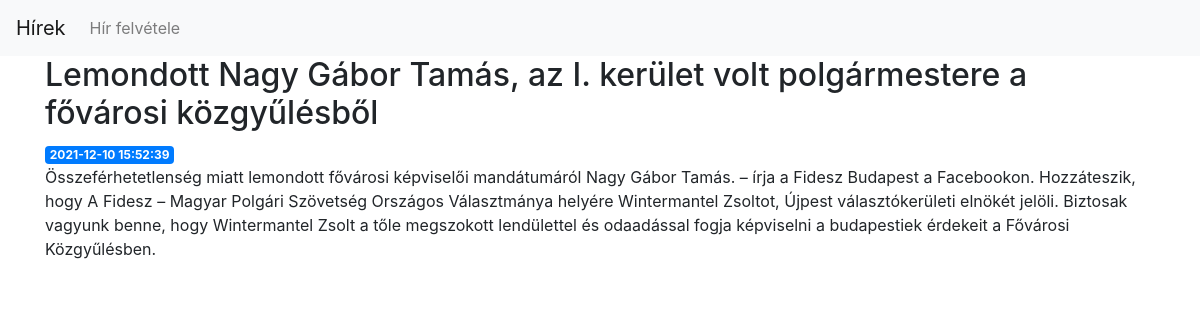
Page /6 on the committed database.
### tables this page shows
CREATE TABLE posts (
    id INTEGER PRIMARY KEY AUTOINCREMENT,
    created TIMESTAMP NOT NULL DEFAULT CURRENT_TIMESTAMP,
    title TEXT NOT NULL,
    content TEXT NOT NULL
);

### app.py (the view)
@app.route('/<int:post_id>')
def post(post_id):
    post = get_post(post_id)
    return render_template('post.html', post=post)

### app.py (called while the page is built)
def get_post(post_id):
    conn = get_db_connection()
    post = conn.execute('SELECT * FROM posts WHERE id = ?',
                        (post_id,)).fetchone()
    conn.close()
    if post is None:
        abort(404)
    return post

def get_db_connection():
    conn = sqlite3.connect('database.db')
    conn.row_factory = sqlite3.Row
    return conn

### templates/post.html
{% extends 'base.html' %}
{% block content %}
    <h2>{% block title %} {{ post['title'] }} {% endblock %}</h2>
    <span class="badge badge-primary">{{ post['created'] }}</span>
    <p>{{ post['content'] }}</p>
{% endblock %}

### rows in the picture
posts: title "Lemondott Nagy Gábor Tamás, az I. kerület volt polgármestere a fővárosi közgyűlésből", created "2021-12-10 15:52:39", content "Összeférhetetlenség miatt lemondott fővárosi képviselői mandátumáról Nagy Gábor Tamás. – írja a Fidesz Budapest a Facebookon. Hozzáteszik, hogy A Fidesz – Magyar Polgári Szövetség Országos Választmánya helyére Wintermantel Zsoltot, Újpest választókerületi elnökét jelöli. Biztosak vagyunk benne, hogy Wintermantel Zsolt a tőle megszokott lendülettel és odaadással fogja képviselni a budapestiek érdekeit a Fővárosi Közgyűlésben."
